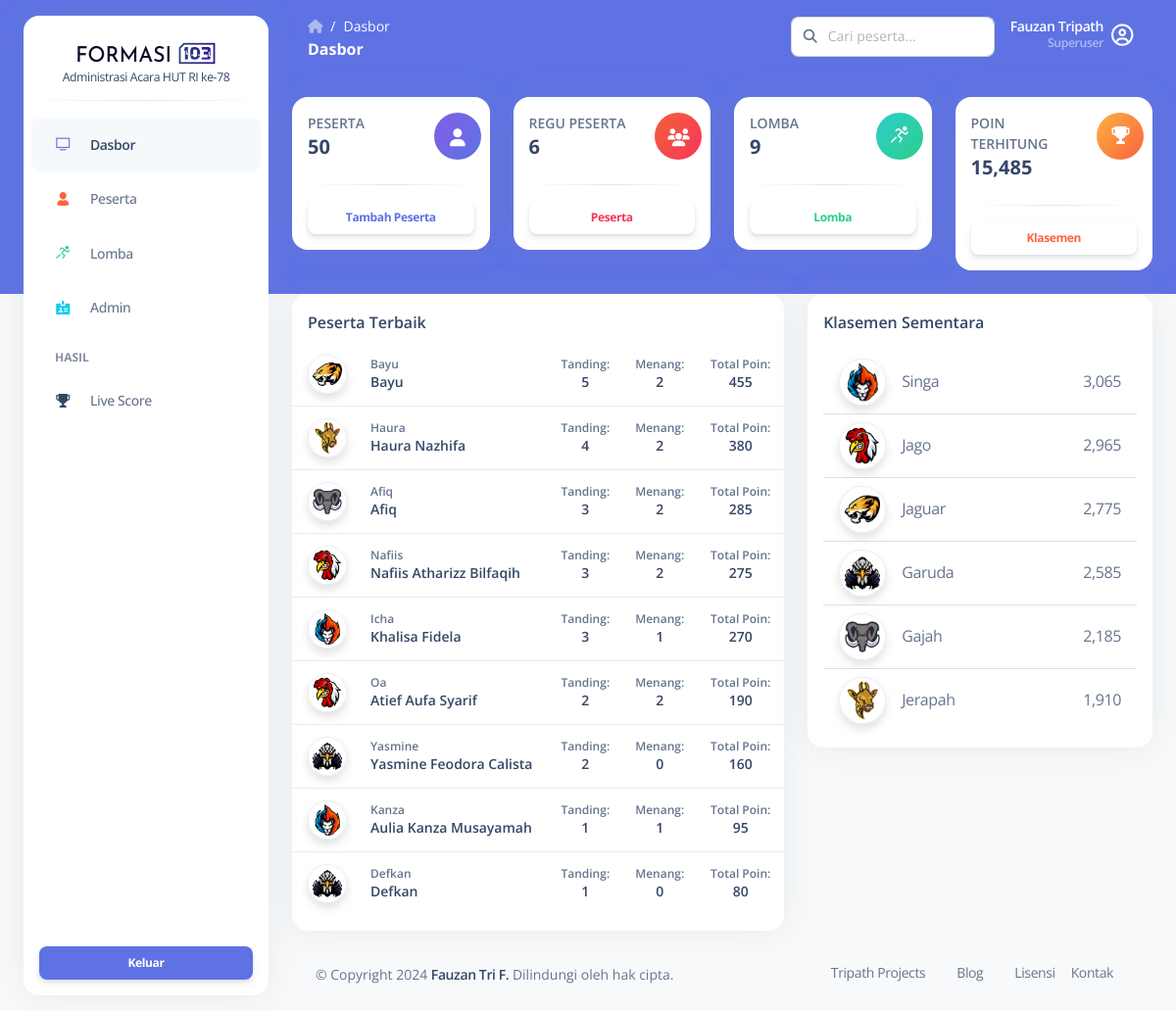
Page /f-admin/dashboard.php?_loggedin (signed in) on the committed database.
### tables this page shows
CREATE TABLE `participant` (
  `id` int(5) NOT NULL,
  `fullname` varchar(200) NOT NULL,
  `callname` varchar(100) NOT NULL,
  `grouping` varchar(100) NOT NULL,
  `team` int(5) DEFAULT NULL,
  `date_added` datetime NOT NULL DEFAULT current_timestamp(),
  `added_by` int(5) NOT NULL
);

CREATE TABLE `teams` (
  `id` int(3) NOT NULL,
  `name` varchar(200) NOT NULL,
  `logo` text NOT NULL
);

### f-admin/inc/Database.php (called while the page is built, shortened)
<?php
	class Database {
		private $db_host;
        private $db_port = 3306;
		private $db_user;
		private $db_pass;
		private $db_name;
		private $connection;
		function __construct(){
			$validMySQLConfigName = array(
				"F__MYSQL_HOST",
				"F__MYSQL_USERNAME",
				"F__MYSQL_PASSWORD",
				"F__MYSQL_DATABASE"
			);
			$invalidMySQLConfigName = [];
            if(count($invalidMySQLConfigName) === 0){
                $this->db_host = F__MYSQL_HOST;
                $this->db_user = F__MYSQL_USERNAME;
                $this->db_pass = F__MYSQL_PASSWORD;
                $this->db_name = F__MYSQL_DATABASE;
			}
		}
		function connect(){
            $this->connection = mysqli_connect($this->db_host, $this->db_user, $this->db_pass, $this->db_name, $this->db_port);
			mysqli_set_charset($this->connection, "utf8");
		}
		function numRows($table, $filter=""){
			if(($filter !== "") && is_string($filter)){
				$filter = " WHERE ".$filter;
			} else {
				$filter = "";
			}
			$query = mysqli_query($this->connection, "SELECT COUNT(*) AS total FROM $table".$filter);
			return intval(mysqli_fetch_array($query)['total']);
		}
		function query($query_string){
			$sql_cmd = strtolower(explode(" ", $query_string)[0]);
			$query = mysqli_query($this->connection, $query_string);
			$results = [];
			$results['query'] = $query_string;
			if($sql_cmd === "select"){
				$results['total'] = mysqli_num_rows($query);
				$results['data'] = [];
				if($results['total']){
					while($row_result = mysqli_fetch_array($query)){
						$data = $row_result;
						foreach($data as $key => $value){
							if(is_int($key)) unset($data[$key]);
						}
						array_push($results['data'], $data);
					}
				}
			} else {
				$results['error'] = ($query === false) ? true : false;
				$results['error_text'] = mysqli_error($this->connection);
			}
			return $results;
		}
	}
?>

### f-admin/inc/config.inc.php (called while the page is built, shortened)
<?php
    require_once(__DIR__ . "/Database.php");
    $database = new Database();
    $activeAdmin = isset($_SESSION['F_id']) ? $_SESSION['F_id'] : 0;
    if($activeAdmin !== 0){
        $curAdmin = $database->query("SELECT * FROM admins WHERE id = {$activeAdmin}");
        if($curAdmin['total'] === 1)
            $user = $curAdmin['data'][0];
            else $user = false;
    } else {
        $user = false;
    }
?>

### f-admin/dashboard.php (the view, shortened to what this page needs)
<?php
  require_once("./inc/config.inc.php");
  $total_participant = $database->numRows("participant");
  $total_team = $database->numRows("teams");
  $total_competition = $database->numRows("competitions");
  $total_points = $database->query("SELECT SUM(`point`) AS total_points FROM competition_transactions");
  $total_points = $total_points['data'][0]['total_points'];
?>
<!DOCTYPE html>
<html lang="en">
<head>
  <?php include_once("./comps/script.header.php"); ?>
</head>
<body class="g-sidenav-show   bg-gray-100">
  <aside class="sidenav bg-white navbar navbar-vertical navbar-expand-xs border-0 border-radius-xl my-3 fixed-start ms-4 " id="sidenav-main">
    <?php include_once("./comps/navbar.menu.php"); ?>
  </aside>
  <main class="main-content position-relative border-radius-lg ">
    <nav class="navbar navbar-main navbar-expand-lg px-0 mx-4 shadow-none border-radius-xl " id="navbarBlur" data-scroll="false">
      <div class="container-fluid py-1 px-3">
        <nav aria-label="breadcrumb">
          <ol class="breadcrumb bg-transparent mb-0 pb-0 pt-1 px-0 me-sm-6 me-5">
            <li class="breadcrumb-item text-sm"><a class="opacity-5 text-white" href="javascript:;"><i class="fas fa-home"></i></a></li>
            <li class="breadcrumb-item text-sm text-white active" aria-current="page">Dasbor</li>
          </ol>
          <h6 class="font-weight-bolder text-white mb-0">Dasbor</h6>
        </nav>
        <div class="collapse navbar-collapse mt-sm-0 mt-2 me-md-0 me-sm-4" id="navbar">
          <?php include_once("./comps/navbar.top.php"); ?>
        </div>
      </div>
    </nav>
    <div class="container-fluid py-4">
      <div class="row">
        <div class="col-xl-3 col-sm-6 mb-xl-0 mb-4">
          <div class="card">
            <div class="card-body p-3">
              <div class="row">
                <div class="col-8">
                  <div class="numbers">
                    <p class="text-sm mb-0 text-uppercase font-weight-bold">Peserta</p>
                    <h5 class="font-weight-bolder">
                      <?= $total_participant ?>
                    </h5>
                  </div>
                </div>
                <div class="col-4 text-end">
                  <div class="icon icon-shape bg-gradient-primary shadow-primary text-center rounded-circle">
                    <i class="fas fa-user text-lg opacity-10" aria-hidden="true"></i>
                  </div>
                </div>
              </div>
              <hr class="horizontal dark">
              <a href="" class="btn btn-sm d-block text-primary mb-0">Tambah Peserta</a>
            </div>
          </div>
        </div>
        <div class="col-xl-3 col-sm-6 mb-xl-0 mb-4">
          <div class="card">
            <div class="card-body p-3">
              <div class="row">
                <div class="col-8">
                  <div class="numbers">
                    <p class="text-sm mb-0 text-uppercase font-weight-bold">Regu Peserta</p>
                    <h5 class="font-weight-bolder">
                      <?= $total_team ?>
                    </h5>
                  </div>
                </div>
                <div class="col-4 text-end">
                  <div class="icon icon-shape bg-gradient-danger shadow-danger text-center rounded-circle">
                    <i class="fas fa-users text-lg opacity-10" aria-hidden="true"></i>
                  </div>
                </div>
              </div>
              <hr class="horizontal dark">
              <a href="" class="btn btn-sm d-block text-danger mb-0">Peserta</a>
            </div>
          </div>
        </div>
        <div class="col-xl-3 col-sm-6 mb-xl-0 mb-4">
          <div class="card">
            <div class="card-body p-3">
              <div class="row">
                <div class="col-8">
                  <div class="numbers">
                    <p class="text-sm mb-0 text-uppercase font-weight-bold">Lomba</p>
                    <h5 class="font-weight-bolder">
                      <?= number_format($total_competition) ?>
                    </h5>
                  </div>
                </div>
                <div class="col-4 text-end">
                  <div class="icon icon-shape bg-gradient-success shadow-success text-center rounded-circle">
                    <i class="ni ni-user-run text-lg opacity-10" aria-hidden="true"></i>
                  </div>
                </div>
              </div>
              <hr class="horizontal dark">
              <a href="" class="btn btn-sm d-block text-success mb-0">Lomba</a>
            </div>
          </div>
        </div>
        <div class="col-xl-3 col-sm-6">
          <div class="card">
            <div class="card-body p-3">
              <div class="row">
                <div class="col-8">
                  <div class="numbers">
                    <p class="text-sm mb-0 text-uppercase font-weight-bold">Poin Terhitung</p>
                    <h5 class="font-weight-bolder">
                      <?= number_format($total_points) ?>
                    </h5>
                  </div>
                </div>
                <div class="col-4 text-end">
                  <div class="icon icon-shape bg-gradient-warning shadow-warning text-center rounded-circle">
                    <i class="ni ni-trophy text-lg opacity-10" aria-hidden="true"></i>
                  </div>
                </div>
              </div>
              <hr class="horizontal dark">
              <a href="" class="btn btn-sm d-block text-warning mb-0">Klasemen</a>
            </div>
          </div>
        </div>
      </div>
      <div class="row mt-4">
        <div class="col-lg-7 mb-lg-0 mb-4">
          <div class="card ">
            <div class="card-header pb-0 p-3">
              <div class="d-flex justify-content-between">
                <h6 class="mb-2">Peserta Terbaik</h6>
              </div>
            </div>
            <div class="table-responsive">
              <table class="table align-items-center ">
                <tbody>
                  <?php
                    $topten_query = "SELECT `participant`.*, (SELECT IFNULL(SUM(`competition_transactions`.point), 0) FROM `competition_transactions` WHERE `competition_transactions`.`id_participant` = `participant`.id) AS total_points FROM `participant` WHERE `team` IS NOT NULL AND `grouping` = 'SD - Junior' ORDER BY `total_points` DESC LIMIT 10";
                    $toptens = $database->query($topten_query);
                    foreach($toptens['data'] as $topten){
                      $team = $database->query("SELECT * FROM teams WHERE id = {$topten['team']}");
                      $team = $team['data'][0];
                  ?>
                  <tr>
                    <td class="w-30">
                      <div class="d-flex px-2 py-1 align-items-center">
                        <div>
                          <img class="border border-light rounded-circle shadow-sm" src="../assets/img/teams/<?= $team['logo'] ?>" alt="Tim <?= $team['name'] ?>" width="40" height="40">
                        </div>
                        <div class="ms-4">
                          <p class="text-xs font-weight-bold mb-0"><?= $topten['callname'] ?></p>
                          <h6 class="text-sm mb-0"><?= $topten['fullname'] ?></h6>
                        </div>
                      </div>
                    </td>
                    <td>
                      <?php
                        $count_tanding = $database->query("SELECT *, CONCAT(`grouping`, `copy`) AS grouping_2 FROM competition_transactions WHERE id_participant = {$topten['id']}");
                        $count_win = $database->query("SELECT * FROM competition_transactions WHERE id_participant = {$topten['id']} AND `point` >= 95");
                      ?>
                      <div class="text-center">
                        <p class="text-xs font-weight-bold mb-0">Tanding:</p>
                        <h6 class="text-sm mb-0"><?= $count_tanding['total'] ?></h6>
                      </div>
                    </td>
                    <td>
                      <div class="text-center">
                        <p class="text-xs font-weight-bold mb-0">Menang:</p>
                        <h6 class="text-sm mb-0"><?= $count_win['total'] ?></h6>
                      </div>
                    </td>
                    <td class="align-middle text-sm">
                      <div class="col text-center">
                        <p class="text-xs font-weight-bold mb-0">Total Poin:</p>
                        <h6 class="text-sm mb-0"><?= number_format($topten['total_points']) ?></h6>
                      </div>
                    </td>
                  </tr>
                  <?php } ?>
                </tbody>
              </table>
            </div>
          </div>
        </div>
        <div class="col-lg-5">
          <div class="card">
            <div class="card-header pb-0 p-3">
              <h6 class="mb-0">Klasemen Sementara</h6>
            </div>
            <div class="card-body p-3">
              <div class="list-group list-group-flush">
                <?php
                  $leaderboard_query = "SELECT teams.id AS team_id, teams.name AS team_name, teams.logo AS team_logo, SUM(`point`) AS total_points FROM `competition_transactions` AS ct LEFT JOIN teams ON teams.id = ct.id_team GROUP BY id_team ORDER BY total_points DESC";
                  $leaderboards = $database->query($leaderboard_query);
                  foreach($leaderboards['data'] as $leaderboard){
                ?>
                <a class="list-group-item list-group-item-action" href="<?= "./participant.php?search=tim:{$leaderboard['team_id']}" ?>">
                  <div class="d-flex align-items-center">
                    <div class="me-3">
                      <img class="border border-light rounded-circle shadow-sm" src="../assets/img/teams/<?= $leaderboard['team_logo'] ?>" alt="Tim <?= $leaderboard['team_name'] ?>" width="48" height="48">
                    </div>
                    <div class="flex-fill">
                      <?= $leaderboard['team_name'] ?>
                    </div>
                    <div>
                      <?= number_format($leaderboard['total_points']) ?>
                    </div>
                  </div>
                </a>
                <?php } ?>
                </div>
            </div>
          </div>
        </div>
      </div>
      <?php include_once("./comps/footer.php"); ?>
    </div>
  </main>
</body>
</html>

### f-admin/comps/navbar.top.php (shortened to what this page needs)
<div class="ms-md-auto pe-md-3 d-flex align-items-center">
  <form action="./participant.php" method="get">
    <div class="input-group">
      <span class="input-group-text text-body"><i class="fas fa-search" aria-hidden="true"></i></span>
        <input type="search" name="search" class="form-control" placeholder="Cari peserta..." value="<?= (isset($_GET['search'])) ? $_GET['search'] : "" ?>">
    </div>
  </form>
</div>
<ul class="navbar-nav  justify-content-end">
  <li class="nav-item d-flex align-items-center">
    <a href="./account.php?_" class="nav-link text-white font-weight-bold px-0">
      <div class="d-flex align-items-center">
        <div class="flex-fill text-end">
          <span class="d-sm-inline d-none">
            <div style="line-height: .8em;"><?= $user['fullname']; ?></div>
            <?php if($user['superuser']){ ?>
              <small style="opacity: .5;">Superuser</small>
            <?php } ?>
          </span>
        </div>
        <div class="mx-0 mx-sm-1">
          <i class="far fa-user-circle ms-sm-1" style="font-size: 1.6em;"></i>
        </div>
      </div>
    </a>
  </li>
</ul>

### f-admin/assets/css/nucleo-svg.css (style rules this page uses)
.icon { display: inline-block; color: #111111; height: 1em; width: 1em; }
.icon { fill: currentColor; stroke: none; }

### f-admin/assets/css/tripath.style.css (style rules this page uses)
.navbar-vertical.navbar-expand-xs { z-index: 10; }

### rows in the picture
participant: teams.logo (picture), callname "Bayu", fullname "Bayu", total "5", total "2", total_points "455"
participant: teams.logo (picture), callname "Haura", fullname "Haura Nazhifa", total "4", total "2", total_points "380"
participant: teams.logo (picture), callname "Afiq", fullname "Afiq", total "3", total "2", total_points "285"
participant: teams.logo (picture), callname "Nafiis", fullname "Nafiis Atharizz Bilfaqih", total "3", total "2", total_points "275"
participant: teams.logo (picture), callname "Icha", fullname "Khalisa Fidela", total "3", total "1", total_points "270"
participant: teams.logo (picture), callname "Oa", fullname "Atief Aufa Syarif", total "2", total_points "190"
participant: teams.logo (picture), callname "Yasmine", fullname "Yasmine Feodora Calista", total "2", total "0", total_points "160"
participant: teams.logo (picture), callname "Kanza", fullname "Aulia Kanza Musayamah", total "1", total_points "95"
participant: teams.logo (picture), callname "Defkan", fullname "Defkan", total "1", total "0", total_points "80"
teams: logo (picture), name "Singa", total_points "3,065"
teams: logo (picture), name "Jago", total_points "2,965"
teams: logo (picture), name "Jaguar", total_points "2,775"
teams: logo (picture), name "Garuda", total_points "2,585"
teams: logo (picture), name "Gajah", total_points "2,185"
teams: logo (picture), name "Jerapah", total_points "1,910"

### other values in the picture
$user['fullname'] "Fauzan Tripath"
$total_participant "50"
$total_team "6"
$total_competition "9"
$total_points "15,485"
